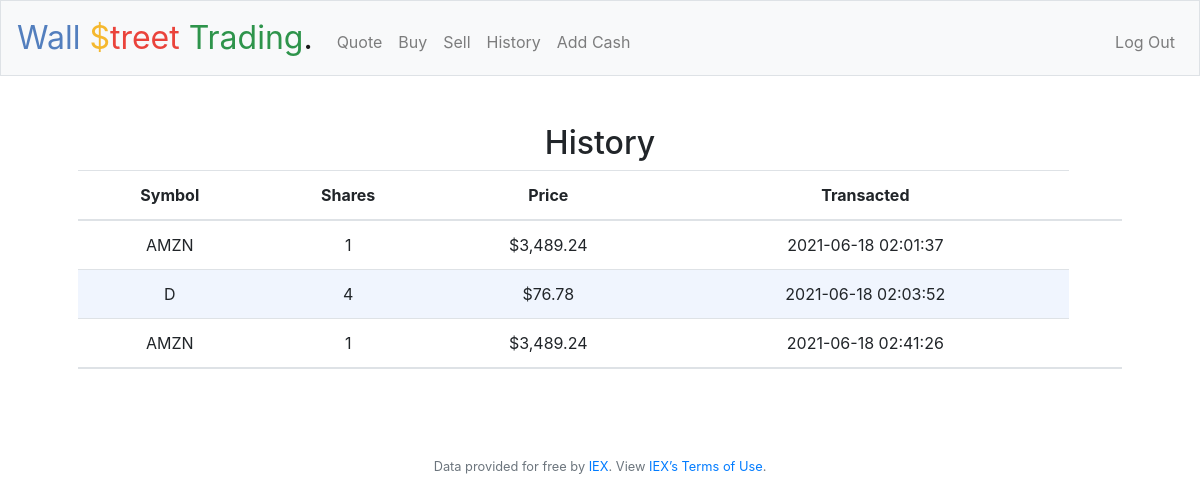
Screenshot of /history (signed in) with the database file from the repository.
### tables this page shows
CREATE TABLE history (transaction_ref INTEGER PRIMARY KEY AUTOINCREMENT NOT NULL, user_id INTEGER NOT NULL, symbol TEXT NOT NULL, stock_name TEXT NOT NULL, shares INTEGER NOT NULL,transacted_price NUMERIC NOT NULL, transacted TIMESTAMP DEFAULT CURRENT_TIMESTAMP NOT NULL);

### app.py (the view)
@app.route("/history")
@login_required
def history():
    rows = db.execute(
        "SELECT symbol, shares, transacted_price, transacted FROM history where user_id = ? ORDER BY transacted", session["user_id"])
    holdings = []
    for row in rows:
        holdings.append({
            'symbol': row['symbol'],
            'shares': row['shares'],
            'price': usd(row['transacted_price']),
            'transacted': row['transacted']
        })
    return render_template('history.html', holdings=holdings)

### app.py (called while the page is built)
@app.after_request
def after_request(response):
    response.headers["Cache-Control"] = "no-cache, no-store, must-revalidate"
    response.headers["Expires"] = 0
    response.headers["Pragma"] = "no-cache"
    return response

### helpers.py (called while the page is built)
def login_required(f):
    @wraps(f)
    def decorated_function(*args, **kwargs):
        if session.get("user_id") is None:
            return redirect("/login")
        return f(*args, **kwargs)
    return decorated_function

def usd(value):
    return f"${value:,.2f}"

### templates/history.html (shortened to what this page needs)
{% extends "layout.html" %}
{% block main %}
    <div>
        <h2>History</h>
    </div>
    <div>
        <table class='table'>
            <thread>
                <tr>
                    <th scope='col'>Symbol</th>
                    <th scope='col'>Shares</th>
                    <th scope='col'>Price</th>
                    <th scope='col'>Transacted</th>
                </tr>
            </thread>
            <tbody>
                {% for holding in holdings %}
                    <tr>
                        <td>{{ holding.symbol }}</td>
                        <td>{{ holding.shares }}</td>
                        <td>{{ holding.price }}</td>
                        <td>{{ holding.transacted }}</td>
                    </tr>
                {% endfor %}
            </tbody>
                    <tr>
                        <td></td>
                        <td></td>
                        <td></td>
                        <td></td>
                        <td><b>{{ total }}</b></td>
                    </tr>
        </table>
    </div>
{% endblock %}

### static/styles.css (style rules this page uses)
table, th, td { padding: 15px; border-spacing: 5px; }
tbody tr:nth-of-type(even) { background-color: rgba(204, 222, 250, 0.3) }

### rows the page displays
history: symbol "AMZN", shares "1", price "$3,489.24", transacted "2021-06-18 02:01:37"
history: symbol "D", shares "4", price "$76.78", transacted "2021-06-18 02:03:52"
history: symbol "AMZN", shares "1", price "$3,489.24", transacted "2021-06-18 02:41:26"
